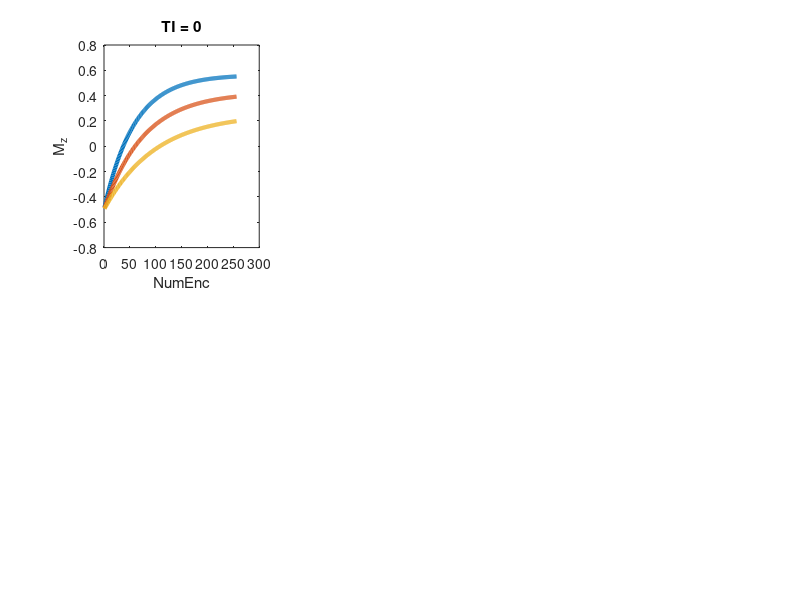

Reproduce this figure in MATLAB. (Note: this script raises an error after producing the figure.)
%% Test the effect of different TI's for promoting T1 contrast

% params
fa =deg2rad( 7 );
numEnc = 256; 
echoSpacing = 7.7;
T1 = [800; 1400; 3000];
startMz = -0.5;

%% Now for different TIs
rows = 2;
cols = 3;
ti = 0:250:1000;
ex = exp(-echoSpacing./T1);
x = 1:numEnc;
t = (x-1)*echoSpacing;
T1_mz = startMz.* exp(-t./T1) + (1-exp(-t./T1)); 

for i = 1:rows*cols -1
    TI = ti(i);
    subplot(rows, cols, i);
    Mz = zeros(3,numEnc+1);
    ex_TI = exp(-TI./T1);
    Mz(:,1) = startMz.* ex_TI + (1-ex_TI); % initialize with 180
    
    
    for j = 2:numEnc+1
        Mtemp = Mz(:,j-1) * cos(fa);
        Mz(:,j) = Mtemp.* ex + (1-ex);
    end
    
    %% Plot
    temp = Mz(:,2:end)';
    plot(x', Mz(:,2:end)','LineWidth',3)
    title(['TI = ',num2str(TI)]);
    xlabel('NumEnc'); ylabel('M_z');
    ax = gca; ax.FontSize = 16;
    xline(125,'--r', ['t=',num2str( TI + 125*echoSpacing)] )
    ylim([-1 1])

end
subplot(rows, cols,6)
plot(t', T1_mz','LineWidth',3)
    title('T1 relaxation');
    xlabel('NumEnc'); ylabel('M_z');
    ax = gca; ax.FontSize = 16;
    xline(t(125),'--r', ['t=',num2str( t(125))] )
    ylim([-1 1])
